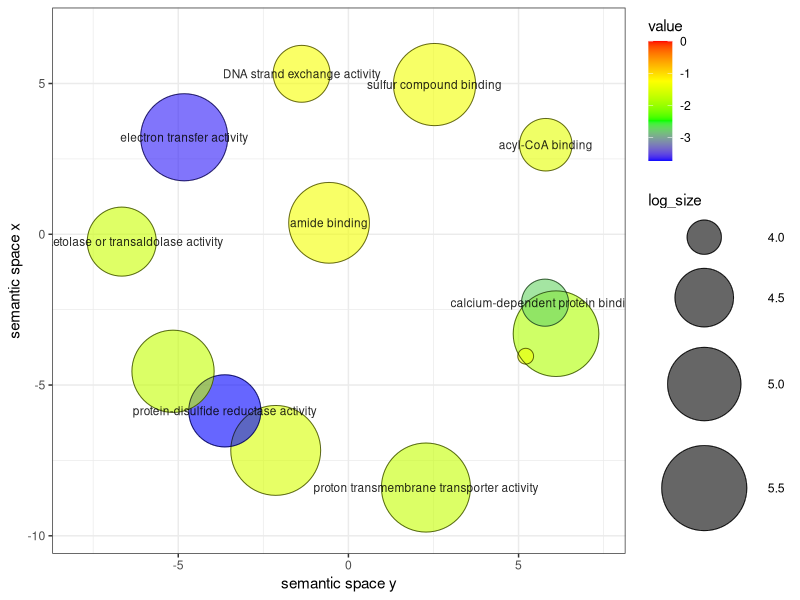

Reproduce this figure in R.
# A plotting R script produced by the Revigo server at http://revigo.irb.hr/
# If you found Revigo useful in your work, please cite the following reference:
# Supek F et al. "REVIGO summarizes and visualizes long lists of Gene Ontology
# terms" PLoS ONE 2011. doi:10.1371/journal.pone.0021800

# --------------------------------------------------------------------------
# If you don't have the ggplot2 package installed, uncomment the following line:
install.packages( "ggplot2" );
library( ggplot2 );

# --------------------------------------------------------------------------
# If you don't have the scales package installed, uncomment the following line:
install.packages( "scales" );
library( scales );

# --------------------------------------------------------------------------
# Here is your data from Revigo. Scroll down for plot configuration options.

revigo.names <- c("term_ID","description","frequency","plot_X","plot_Y","log_size","value","uniqueness","dispensability");
revigo.data <- rbind(c("GO:0000150","DNA strand exchange activity",0.06907879681709521,-1.3744767956196486,5.32158337846492,4.451571537038068,-1.3038184128314763,0.9771235581135836,0.03206792),
                     c("GO:0008237","metallopeptidase activity",1.3050653990717627,-2.136217935561452,-7.1679390087982275,5.727844506639566,-1.5649523586600353,0.922702248168799,0.35087162),
                     c("GO:0009055","electron transfer activity",0.9552192089902616,-4.825562270134068,3.2171089091514258,5.59231557615425,-3.677780705266081,1,-0),
                     c("GO:0015035","protein-disulfide reductase activity",0.21867829121452026,-3.6312783656168928,-5.856242977856371,4.952021940304929,-3.721246399047171,0.8762769128579808,0),
                     c("GO:0015078","proton transmembrane transporter activity",1.184023032875939,2.2785890922153698,-8.39945098885019,5.685572465087901,-1.7000570999772329,0.9994965848293276,-0),
                     c("GO:0016667","oxidoreductase activity, acting on a sulfur group of donors",0.5674181459607501,-5.153775757427083,-4.544196741322849,5.36611650807837,-1.7101881608823786,0.923769698191139,0.34956589),
                     c("GO:0016744","transketolase or transaldolase activity",0.16736924251979327,-6.660475921851243,-0.24351273814303243,4.835893406212397,-1.6577747706392096,0.9763100187815916,0.03433494),
                     c("GO:0033218","amide binding",0.4892542112910973,-0.5681692446939485,0.37996658851345266,5.3017481589152275,-1.3403689883929994,0.9742241630158087,0.03534301),
                     c("GO:0042802","identical protein binding",0.8127974619446289,6.100695510291808,-3.297170387772655,5.5221950622024805,-1.8535618647142253,0.8755787221656254,0.34349043),
                     c("GO:0048306","calcium-dependent protein binding",0.03990866603458204,5.778873875485998,-2.268825542093078,4.213305206162794,-2.728158393463501,0.8884774921824447,-0),
                     c("GO:0070182","DNA polymerase binding",0.018707568803922554,5.209634401831267,-4.0433819833622735,3.884285462339675,-1.3911531776735884,0.892199788393382,0.2645467),
                     c("GO:0120227","acyl-CoA binding",0.053084558162148895,5.800133094543891,2.9701894493181853,4.337199605373581,-1.4544454927659352,0.9776003188728545,0.02916913),
                     c("GO:1901681","sulfur compound binding",0.5665926683816737,2.53062038602532,4.965284100072505,5.365484240956815,-1.3560540872519333,0.9739817310081865,0.02852898));

one.data <- data.frame(revigo.data);
names(one.data) <- revigo.names;
one.data <- one.data [(one.data$plot_X != "null" & one.data$plot_Y != "null"), ];
one.data$plot_X <- as.numeric( as.character(one.data$plot_X) );
one.data$plot_Y <- as.numeric( as.character(one.data$plot_Y) );
one.data$log_size <- as.numeric( as.character(one.data$log_size) );
one.data$value <- as.numeric( as.character(one.data$value) );
one.data$frequency <- as.numeric( as.character(one.data$frequency) );
one.data$uniqueness <- as.numeric( as.character(one.data$uniqueness) );
one.data$dispensability <- as.numeric( as.character(one.data$dispensability) );
#head(one.data);


# --------------------------------------------------------------------------
# Names of the axes, sizes of the numbers and letters, names of the columns,
# etc. can be changed below

p1 <- ggplot( data = one.data );
p1 <- p1 + geom_point( aes( plot_X, plot_Y, colour = value, size = log_size), alpha = I(0.6) );
p1 <- p1 + scale_colour_gradientn( colours = c("blue", "green", "yellow", "red"), limits = c( min(one.data$value), 0) );
p1 <- p1 + geom_point( aes(plot_X, plot_Y, size = log_size), shape = 21, fill = "transparent", colour = I (alpha ("black", 0.6) ));
p1 <- p1 + scale_size( range=c(5, 30)) + theme_bw(); # + scale_fill_gradientn(colours = heat_hcl(7), limits = c(-300, 0) );
ex <- one.data [ one.data$dispensability < 0.15, ];
p1 <- p1 + geom_text( data = ex, aes(plot_X, plot_Y, label = description), colour = I(alpha("black", 0.85)), size = 3 );
p1 <- p1 + labs (y = "semantic space x", x = "semantic space y");
p1 <- p1 + theme(legend.key = element_blank()) ;
one.x_range = max(one.data$plot_X) - min(one.data$plot_X);
one.y_range = max(one.data$plot_Y) - min(one.data$plot_Y);
p1 <- p1 + xlim(min(one.data$plot_X)-one.x_range/10,max(one.data$plot_X)+one.x_range/10);
p1 <- p1 + ylim(min(one.data$plot_Y)-one.y_range/10,max(one.data$plot_Y)+one.y_range/10);


# --------------------------------------------------------------------------
# Output the plot to screen

p1;
